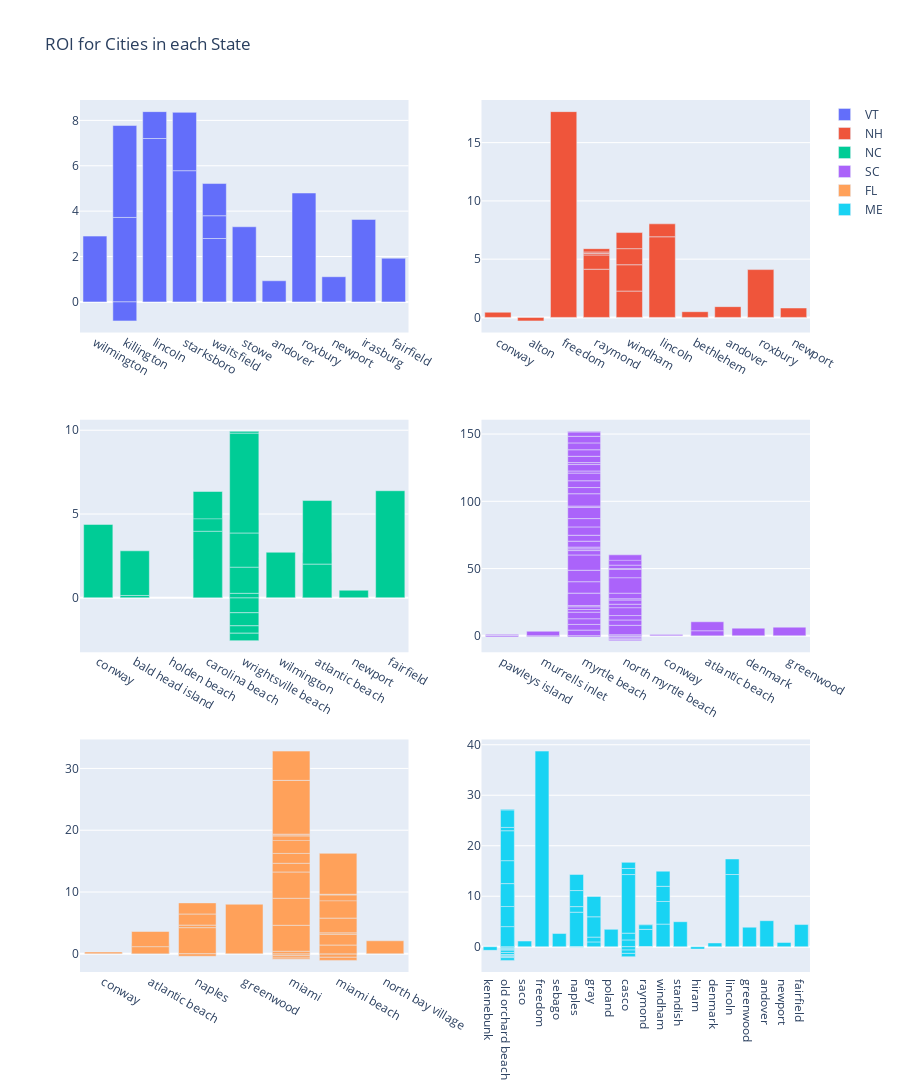

This figure's notebook cell:
### Code cell
from plotly.subplots import make_subplots
import plotly.graph_objects as go

roi_subplots = make_subplots(rows=3, cols=2)

combined_data_vt = combined_data[(combined_data['State'] == 'VT')]
combined_data_nh = combined_data[(combined_data['State'] == 'NH')]
combined_data_nc = combined_data[(combined_data['State'] == 'NC')]
combined_data_sc = combined_data[(combined_data['State'] == 'SC')]
combined_data_fl = combined_data[(combined_data['State'] == 'FL')]
combined_data_me = combined_data[(combined_data['State'] == 'ME')]

roi_subplots.append_trace(
    go.Bar(x=combined_data_vt['town'],
    y=combined_data_vt['median_ROI'], name="VT"
), row=1, col=1)

roi_subplots.append_trace(go.Bar(
    x=combined_data_nh['town'],
    y=combined_data_nh['median_ROI'], name="NH"
), row=1, col=2)

roi_subplots.append_trace(go.Bar(
    x=combined_data_nc['town'],
    y=combined_data_nc['median_ROI'], name="NC"
), row=2, col=1)

roi_subplots.append_trace(go.Bar(
    x=combined_data_sc['town'],
    y=combined_data_sc['median_ROI'], name="SC"
), row=2, col=2)

roi_subplots.append_trace(go.Bar(
    x=combined_data_fl['town'],
    y=combined_data_fl['median_ROI'], name="FL"
), row=3, col=1)

roi_subplots.append_trace(go.Bar(
    x=combined_data_me['town'],
    y=combined_data_me['median_ROI'], name="ME"
), row=3, col=2)


roi_subplots.update_layout(height = 1100, title_text="ROI for Cities in each State", barmode='group')
roi_subplots.show()

### Figure 1 — Plotly figure (JSON) as saved in the notebook; plotly's stock layout.template omitted (floating-point values rounded to 4 significant figures)
{"data": [{"name": "VT", "type": "bar", "x": ["wilmington", "killington", "killington", "killington", "lincoln", "lincoln", "starksboro", "starksboro", "waitsfield", "waitsfield", "waitsfield", "stowe", "andover", "roxbury", "newport", "irasburg", "fairfield"], "xaxis": "x", "y": [2.899, 3.723, 4.051, -0.8378, 7.201, 1.185, 5.783, 2.57, 2.794, 1.004, 1.419, 3.311, 0.9309, 4.799, 1.11, 3.634, 1.925], "yaxis": "y"}, {"name": "NH", "type": "bar", "x": ["conway", "alton", "freedom", "raymond", "raymond", "raymond", "raymond", "raymond", "windham", "windham", "windham", "windham", "lincoln", "lincoln", "bethlehem", "bethlehem", "andover", "roxbury", "newport"], "xaxis": "x2", "y": [0.4437, -0.2998, 17.66, 4.137, 1.223, 0.1279, 0.1279, 0.2847, 2.261, 2.261, 1.38, 1.38, 6.921, 1.11, 0.4895, null, 0.9236, 4.105, 0.8079], "yaxis": "y2"}, {"name": "NC", "type": "bar", "x": ["conway", "bald head island", "bald head island", "holden beach", "carolina beach", "carolina beach", "carolina beach", "carolina beach", "carolina beach", "carolina beach", "carolina beach", "wrightsville beach", "wrightsville beach", "wrightsville beach", "wrightsville beach", "wrightsville beach", "wrightsville beach", "wrightsville beach", "wrightsville beach", "wrightsville beach", "wrightsville beach", "wrightsville beach", "wrightsville beach", "wrightsville beach", "wrightsville beach", "wrightsville beach", "wrightsville beach", "wrightsville beach", "wrightsville beach", "wrightsville beach", "wrightsville beach", "wrightsville beach", "wrightsville beach", "wrightsville beach", "wilmington", "atlantic beach", "atlantic beach", "atlantic beach", "atlantic beach", "newport", "fairfield"], "xaxis": "x3", "y": [4.376, 0.1378, 2.665, null, 2.294, 4.049, null, null, null, 3.969, 0.7457, null, null, null, null, 0.2902, -0.8943, 1.399, 0.3321, 0.3321, 0.3663, -0.7804, 1.936, null, null, null, null, 0.2658, 1.559, -0.4423, -0.4423, 2.043, 5.961, 0.1041, 2.717, 2.688, null, 2.01, 3.793, 0.4493, 6.388], "yaxis": "y3"}, {"name": "SC", "type": "bar", "x": ["pawleys island", "pawleys island", "pawleys island", "murrells inlet", "murrells inlet", "myrtle beach", "myrtle beach", "myrtle beach", "myrtle beach", "myrtle beach", "myrtle beach", "myrtle beach", "myrtle beach", "myrtle beach", "myrtle beach", "myrtle beach", "myrtle beach", "myrtle beach", "myrtle beach", "myrtle beach", "myrtle beach", "myrtle beach", "myrtle beach", "myrtle beach", "myrtle beach", "myrtle beach", "myrtle beach", "myrtle beach", "myrtle beach", "myrtle beach", "myrtle beach", "myrtle beach", "myrtle beach", "myrtle beach", "myrtle beach", "myrtle beach", "myrtle beach", "myrtle beach", "myrtle beach", "myrtle beach", "myrtle beach", "myrtle beach", "myrtle beach", "myrtle beach", "myrtle beach", "myrtle beach", "myrtle beach", "myrtle beach", "myrtle beach", "myrtle beach", "myrtle beach", "myrtle beach", "myrtle beach", "north myrtle beach", "north myrtle beach", "north myrtle beach", "north myrtle beach", "north myrtle beach", "north myrtle beach", "north myrtle beach", "north myrtle beach", "north myrtle beach", "north myrtle beach", "north myrtle beach", "north myrtle beach", "north myrtle beach", "north myrtle beach", "north myrtle beach", "north myrtle beach", "north myrtle beach", "north myrtle beach", "north myrtle beach", "north myrtle beach", "north myrtle beach", "north myrtle beach", "north myrtle beach", "north myrtle beach", "north myrtle beach", "north myrtle beach", "north myrtle beach", "north myrtle beach", "north myrtle beach", "north myrtle beach", "north myrtle beach", "north myrtle beach", "north myrtle beach", "north myrtle beach", "north myrtle beach", "north myrtle beach", "north myrtle beach", "north myrtle beach", "north myrtle beach", "conway", "atlantic beach", "atlantic beach", "atlantic beach", "atlantic beach", "denmark", "greenwood"], "xaxis": "x4", "y": [0.6081, -0.7804, 0.5377, -0.7666, 3.412, 3.898, 4.409, 0.8064, 2.135, 2.135, 3.911, 2.504, 2.294, 2.294, 1.032, 1.032, 1.359, 2.892, null, 4.242, 4.242, 4.242, 4.87, 2.001, 2.001, 0.9217, 9.223, 8.505, 8.505, 11.37, 3.253, 1.286, 1.286, 4.416, 4.416, 6.189, 6.198, 8.392, 0.9173, 9.169, 4.594, 5.046, 5.719, 1.539, 4.782, 1.446, 4.697, 4.859, 5.097, 4.917, 3.246, -0.8524, 0.4167, 6.599, 6.599, null, null, -0.879, -0.9414, 2.067, 3.052, 3.052, 0.5195, 2.882, 5.716, 2.896, 2.896, 5.126, 5.126, 2.679, 5.102, 4.379, 4.379, -0.8767, -0.8767, 5.118, 5.22, null, 0.8911, 6.91, 3.991, 3.297, 5.866, 2.545, 3.145, 0.9418, 4.086, 11.56, 6.141, 0.5898, 2.562, 3.579, 0.9286, 4.885, null, 3.803, 6.648, 5.721, 6.441], "yaxis": "y4"}, {"name": "FL", "type": "bar", "x": ["conway", "atlantic beach", "atlantic beach", "atlantic beach", "atlantic beach", "naples", "naples", "naples", "naples", "naples", "greenwood", "miami", "miami", "miami", "miami", "miami", "miami", "miami", "miami", "miami", "miami", "miami", "miami", "miami", "miami", "miami", "miami", "miami", "miami", "miami", "miami", "miami beach", "miami beach", "miami beach", "miami beach", "miami beach", "miami beach", "miami beach", "miami beach", "miami beach", "miami beach", "miami beach", "miami beach", "miami beach", "miami beach", "miami beach", "miami beach", "miami beach", "miami beach", "miami beach", "miami beach", "miami beach", "miami beach", "north bay village"], "xaxis": "x5", "y": [0.298, 1.655, null, 1.167, 2.45, 4.242, 0.4085, -0.3936, 1.798, 1.798, 8.023, 2.167, -0.3152, 0.7534, 2.532, -0.3661, 1.318, 7.639, 4.68, 0.2719, 8.707, 4.737, null, 0.4156, 4.198, 4.373, 4.259, 1.402, 1.598, 2.095, -0.1983, 2.76, 0.5326, 3.86, 0.6555, 1.829, -0.5566, 6.624, null, 1.637, 1.825, 0.3128, 0.6677, -0.4995, 1.745, 3.314, null, null, 1.426, 1.72, 0.2514, 2.387, 2.801, 2.115], "yaxis": "y5"}, {"name": "ME", "type": "bar", "x": ["kennebunk", "old orchard beach", "old orchard beach", "old orchard beach", "old orchard beach", "old orchard beach", "old orchard beach", "old orchard beach", "old orchard beach", "old orchard beach", "old orchard beach", "old orchard beach", "old orchard beach", "old orchard beach", "old orchard beach", "old orchard beach", "old orchard beach", "old orchard beach", "old orchard beach", "old orchard beach", "old orchard beach", "old orchard beach", "old orchard beach", "old orchard beach", "old orchard beach", "old orchard beach", "old orchard beach", "old orchard beach", "old orchard beach", "old orchard beach", "old orchard beach", "old orchard beach", "old orchard beach", "old orchard beach", "old orchard beach", "old orchard beach", "old orchard beach", "old orchard beach", "old orchard beach", "old orchard beach", "old orchard beach", "old orchard beach", "old orchard beach", "old orchard beach", "old orchard beach", "old orchard beach", "old orchard beach", "old orchard beach", "saco", "freedom", "sebago", "sebago", "naples", "naples", "naples", "naples", "naples", "gray", "gray", "gray", "gray", "poland", "casco", "casco", "casco", "casco", "casco", "casco", "casco", "casco", "raymond", "raymond", "raymond", "raymond", "raymond", "windham", "windham", "windham", "windham", "standish", "standish", "hiram", "denmark", "lincoln", "lincoln", "greenwood", "andover", "newport", "fairfield"], "xaxis": "x6", "y": [-0.7136, -0.3211, 1.8, 1.112, 0.1236, 0.1236, null, null, 2.675, 2.675, -0.1808, -0.1808, -0.4538, -0.4538, 0.4431, 5.239, null, null, 1.235, 1.081, -0.08979, 2.404, 0.4783, 0.4783, 0.4783, 6.058, -0.2413, -0.2413, null, null, null, null, null, null, 0.1371, 0.003291, null, 3.987, 3.976, 4.539, 4.539, 5.93, 0.6585, 3.466, 0.1465, null, -0.5387, null, 1.125, 38.74, null, 2.617, 6.838, 1.106, -0.09334, 3.184, 3.184, 0.9529, 0.9529, 4.025, 4.025, 3.443, 1.345, 1.345, 11.6, 1.207, 1.207, -0.6597, -0.6597, -0.6597, 3.441, 0.9219, -0.02483, -0.02483, 0.1107, 4.481, 4.481, 3.001, 3.001, 4.953, null, -0.4684, 0.748, 14.3, 3.076, 3.869, 5.156, 0.8432, 4.396], "yaxis": "y6"}], "layout": {"barmode": "group", "height": 1100, "title": {"text": "ROI for Cities in each State"}, "xaxis": {"anchor": "y", "domain": [0, 0.45]}, "xaxis2": {"anchor": "y2", "domain": [0.55, 1]}, "xaxis3": {"anchor": "y3", "domain": [0, 0.45]}, "xaxis4": {"anchor": "y4", "domain": [0.55, 1]}, "xaxis5": {"anchor": "y5", "domain": [0, 0.45]}, "xaxis6": {"anchor": "y6", "domain": [0.55, 1]}, "yaxis": {"anchor": "x", "domain": [0.7333, 1]}, "yaxis2": {"anchor": "x2", "domain": [0.7333, 1]}, "yaxis3": {"anchor": "x3", "domain": [0.3667, 0.6333]}, "yaxis4": {"anchor": "x4", "domain": [0.3667, 0.6333]}, "yaxis5": {"anchor": "x5", "domain": [0, 0.2667]}, "yaxis6": {"anchor": "x6", "domain": [0, 0.2667]}}}
